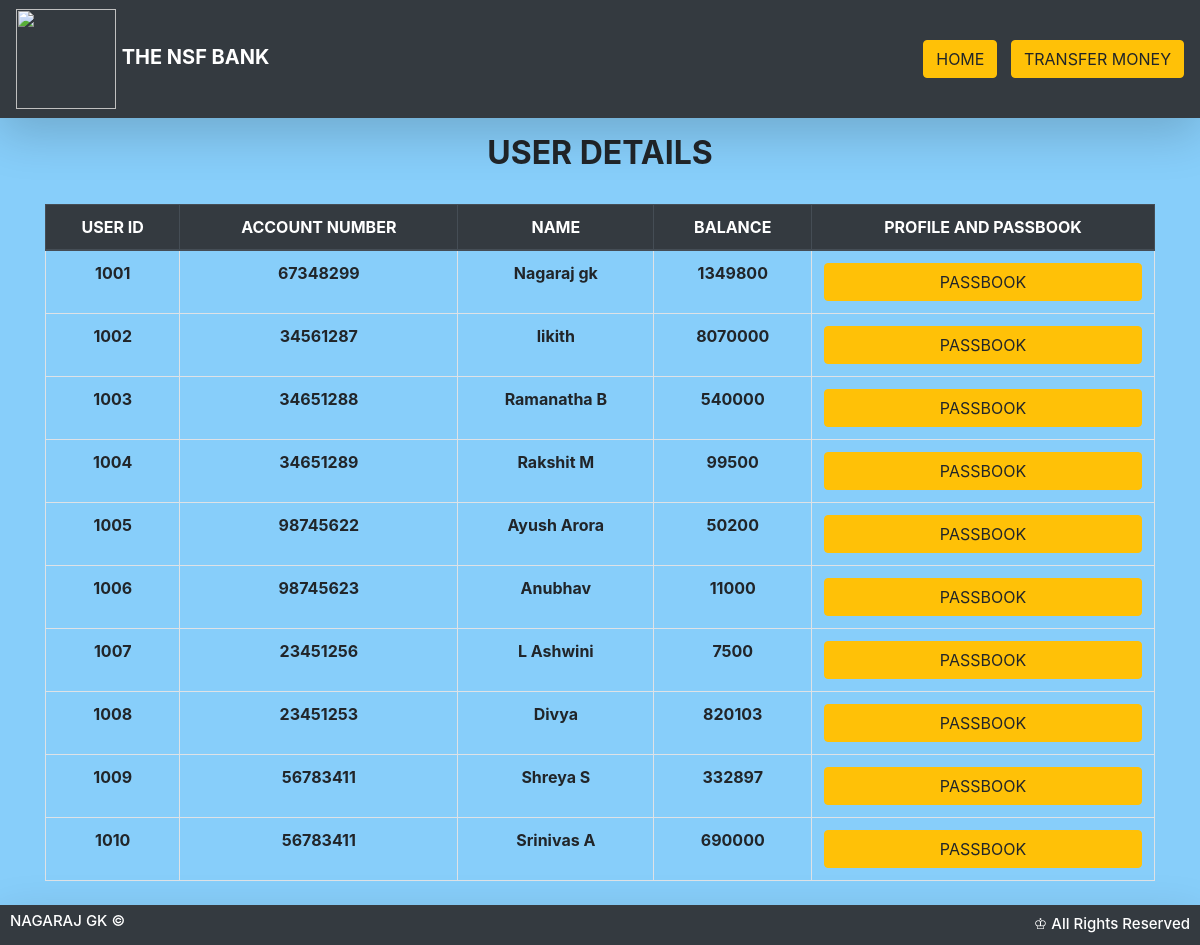
Screenshot of /user.php with the database file from the repository.
### tables this page shows
CREATE TABLE `user` (
  `id` int(4) NOT NULL,
  `ac` varchar(10) NOT NULL,
  `name` varchar(20) NOT NULL,
  `no` varchar(20) NOT NULL,
  `email` varchar(30) NOT NULL,
  `amt` int(10) NOT NULL
);

### user.php (the view, shortened to what this page needs)
 <html>
<head>
  <link rel="stylesheet" href="https://stackpath.bootstrapcdn.com/bootstrap/4.3.1/css/bootstrap.min.css">
</head>
<body style="background-color:#87CEFA">
<nav class="navbar navbar-expand-lg py-1 navbar-dark bg-dark shadow-lg mb-3">
    <a href="#" class="navbar-brand">
      <img src="https://png.pngtree.com/png-clipart/20190630/original/pngtree-vector-bank-icon-png-image_4173791.jpg" width="100px" height="100px">
      <span class="text-uppercase font-weight-bold">THE NSF BANK</span>
    </a>
<div id="navbarTogglerDemo02" class="collapse navbar-collapse">
      <ul class="navbar-nav ml-auto">
        <li class="nav-item"><a href="index.php"> <button type="button" class="btn btn-warning">HOME</button></a></li>
        <li class="nav-item"><a href="sender.php"> <button type="button" class="btn btn-warning">TRANSFER MONEY</button></a></li>
      </ul>
    </div>
</nav>
<?php
$link=new mysqli("localhost","root","","nags") or die("DATA NOT FOUND");
$res=$link->query("select * from user");
?>
<div class="container text-center">
<h2><b>USER DETAILS</b></h2>
<br>
<div class="table-responsive mb-5">
<table class='table table-hover table-bordered text-center'>
<thead class="thead-dark">
  <tr>
    <th scope="col">USER ID</th>
    <th scope="col">ACCOUNT NUMBER</th>
    <th scope="col">NAME</th>
    <th scope="col">BALANCE</th>
    <th scope="col">PROFILE AND PASSBOOK</th>
  </tr>
</thead>
<tbody>
<?php
while($row=$res->fetch_row())
{
?>
<tr>
<th scope="row"><?php echo $row[0] ?></th>
<td><?php echo $row[1] ?></td>
<td><?php echo $row[2] ?></td>
<td><?php echo $row[5] ?></td>
<td>
<a href="passbook.php?id= <?php echo $row[0] ;?>"> <button type="button" class="btn btn-warning btn-block">PASSBOOK</button></a>
</td>
</tr>
<?php
}
?>
</tbody>
</table>
</div>
</div>
<?php
include 'footer.php';
?>
</body>
</html>

### user.php (style rules this page uses)
* { margin:0; padding:0; }
td { font-weight: bold; }

### rows the page displays
user: id "1001", ac "67348299", name "Nagaraj gk", amt "1349800"
user: id "1002", ac "34561287", name "likith", amt "8070000"
user: id "1003", ac "34651288", name "Ramanatha B", amt "540000"
user: id "1004", ac "34651289", name "Rakshit M", amt "99500"
user: id "1005", ac "98745622", name "Ayush Arora", amt "50200"
user: id "1006", ac "98745623", name "Anubhav", amt "11000"
user: id "1007", ac "23451256", name "L Ashwini", amt "7500"
user: id "1008", ac "23451253", name "Divya", amt "820103"
user: id "1009", ac "56783411", name "Shreya S", amt "332897"
user: id "1010", ac "56783411", name "Srinivas A", amt "690000"
